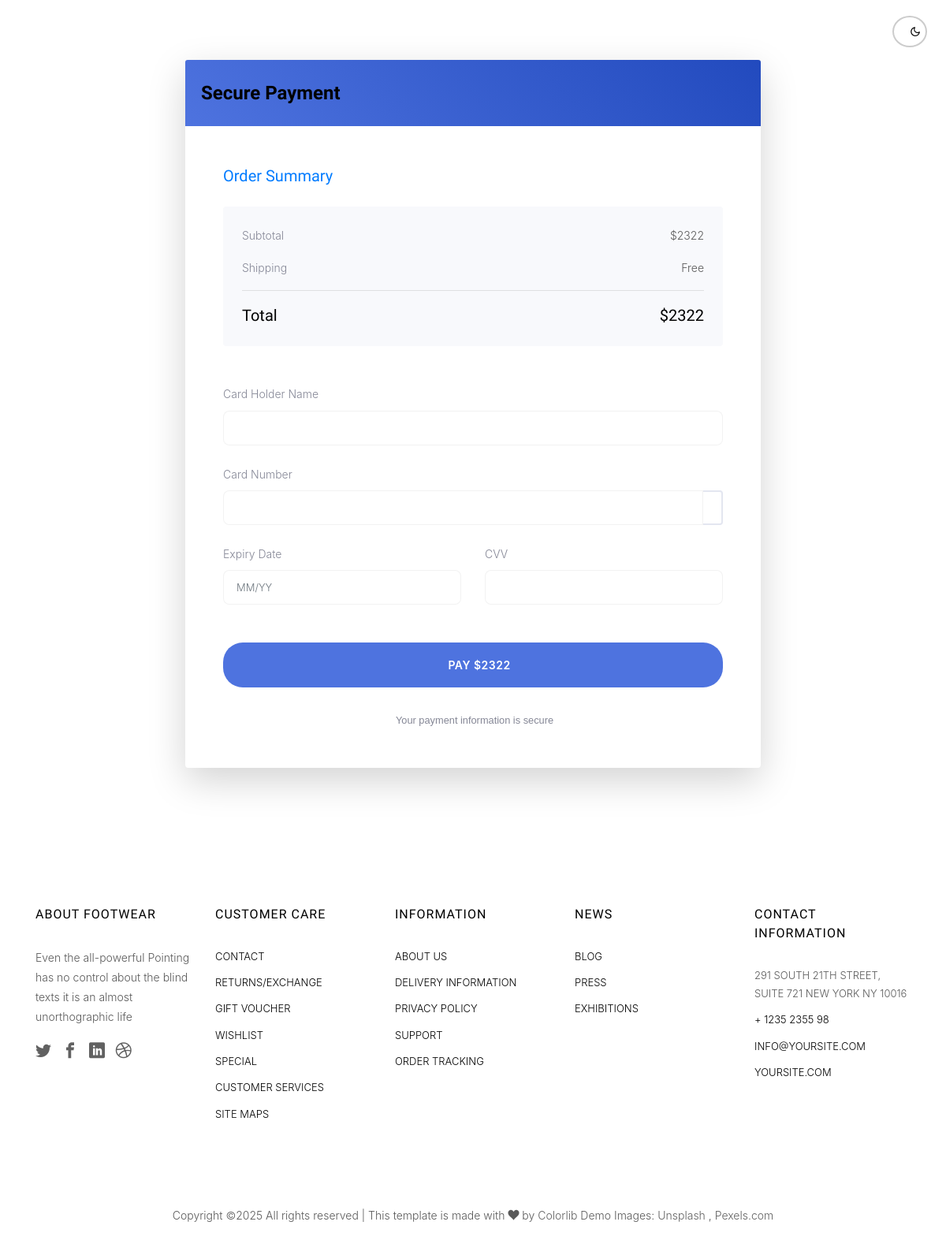
/payment/ (signed in), run on an earlier commit of the app's database.
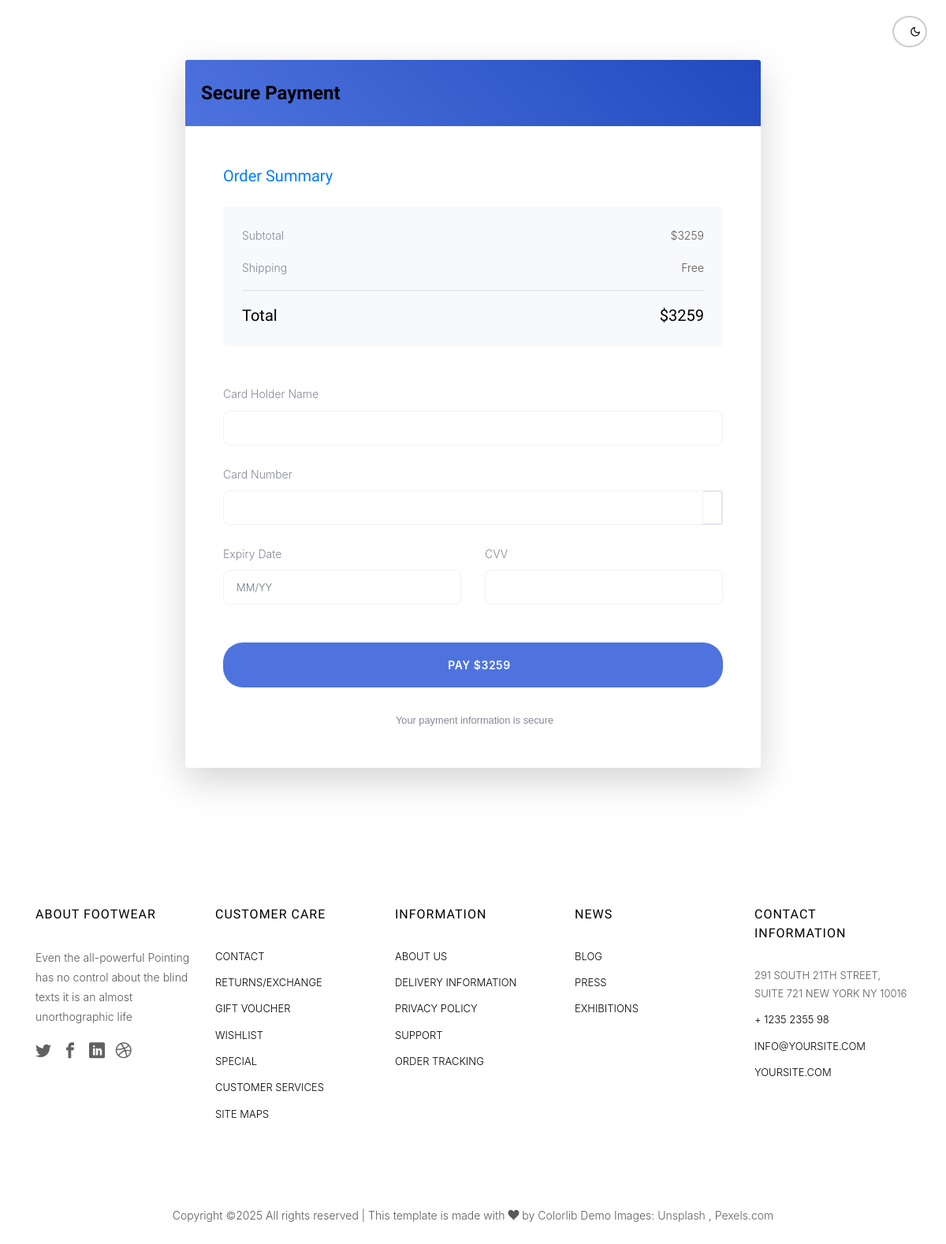
And on a later commit of the database.
### carts/models.py (models this page shows, shortened)
class Cart(models.Model):
    user = models.OneToOneField(User,on_delete=models.CASCADE,related_name="user_cart")
    total_price = models.IntegerField( default=0)
    created_at = models.DateTimeField(auto_now_add=True)
    updated_at = models.DateTimeField(auto_now=True)

### products/views.py (the view)
# urls.py: path('payment/', views.payment_view, name='payment'),
@login_required
def payment_view(request):
    cart = Cart.objects.get(user=request.user)
    context = {
        'cart': cart,
        'total': cart.total_price
    }
    return render(request, 'payment.html', context)

### carts/context_processors.py (called while the page is built)
def cart_processor(request):
    cart_count = 0
    if request.user.is_authenticated:
        try:
            cart = Cart.objects.get(user=request.user)
            cart_count = cart.cart_item.all().count()
        except Cart.DoesNotExist:
            cart_count = 0
    return {'cart_count': cart_count}

### products/templates/payment.html (shortened to what the changed rows need)
{% extends 'users/home.html' %}
{% load static %}
{% block content %}
<div class="colorlib-product">
    <div class="container py-5">
        <div class="row">
            <div class="col-lg-8 mx-auto">
                <div class="card shadow-lg border-0 rounded-lg">
                    <div class="card-body p-5">
                        <div class="order-summary mb-5">
                            <div class="p-4 bg-light rounded">
                                <div class="d-flex justify-content-between align-items-center mb-3">
                                    <span class="text-muted">Subtotal</span>
                                    <span>${{ cart.total_price }}</span>
                                </div>
                                <div class="d-flex justify-content-between align-items-center">
                                    <span class="h5 mb-0">Total</span>
                                    <span class="h5 mb-0">${{ cart.total_price }}</span>
                                </div>
                            </div>
                        </div>
                        <form method="POST" id="payment-form">
                            <div class="form-group mb-4">
                                <label class="text-muted mb-2">Card Holder Name</label>
                                <input type="text" class="form-control form-control-lg" required>
                            </div>
                            <div class="form-group mb-4">
                                <label class="text-muted mb-2">Card Number</label>
                                <div class="input-group">
                                </div>
                            </div>
                            <div class="row">
                                <div class="col-md-6">
                                </div>
                                <div class="col-md-6">
                                </div>
                            </div>
                            <button type="submit" class="btn btn-primary btn-lg btn-block mt-4">
                                 Pay ${{ cart.total_price }}
                            </button>
                            <div class="text-center mt-4">
                                <p class="text-muted mb-0">
                                </p>
                            </div>
                        </form>
                    </div>
                </div>
            </div>
        </div>
    </div>
</div>
{% endblock %}

What changed in the data, as far as the page shows it:
changed Cart: total_price "2322" → "3259"
